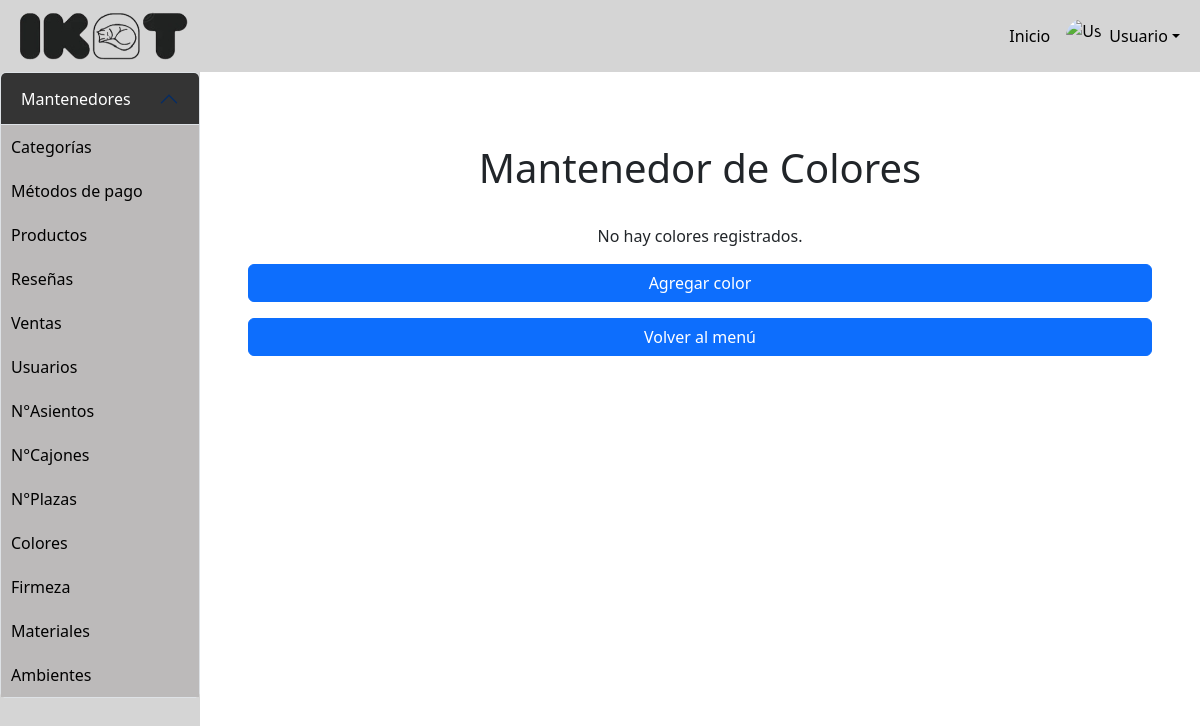
The page /mantenedores/Mantenedor_colores/mostrar_color.php on the database as committed earlier.
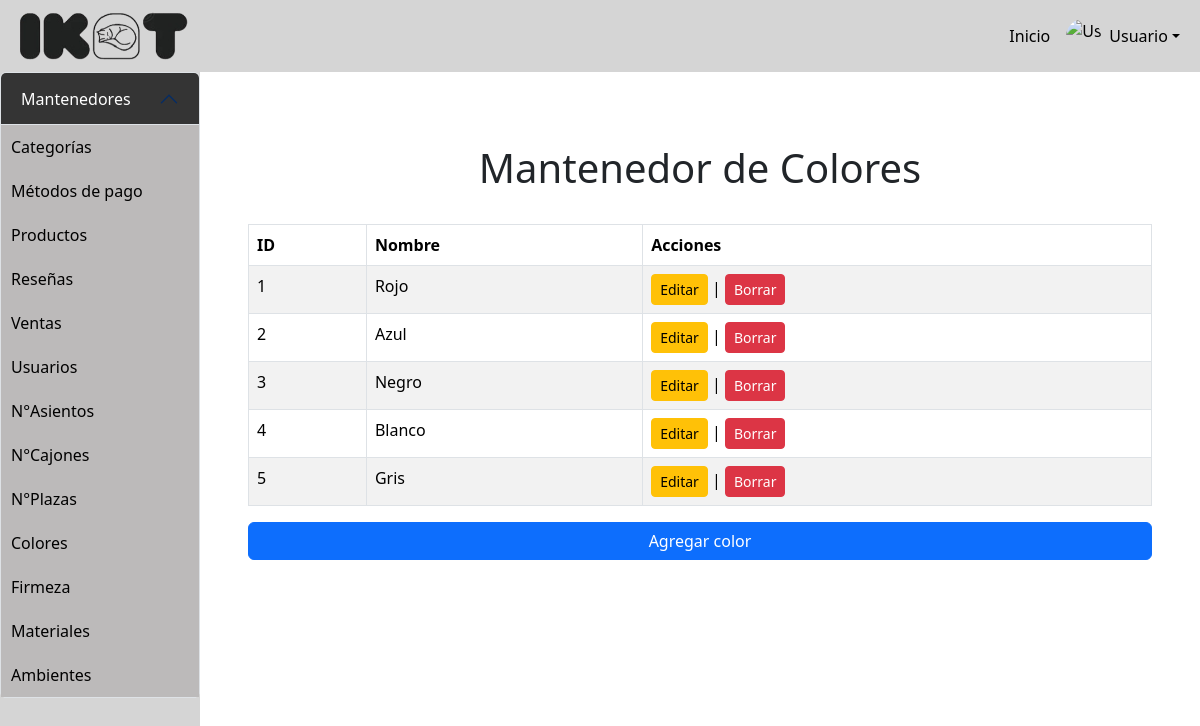
The same page on the database as committed later.
### tables this page shows
CREATE TABLE `color` (
  `id_color` int(11) NOT NULL,
  `nombre_color` varchar(50) NOT NULL,
  `codigo_hex` varchar(7) DEFAULT NULL
);

### mantenedores/Mantenedor_colores/mostrar_color.php (the view, shortened to what this page needs)
<?php
include '../conexion.php';
?>
<!DOCTYPE html>
<html lang="en">
<head>
    <link href="https://cdn.jsdelivr.net/npm/bootstrap@5.3.3/dist/css/bootstrap.min.css" rel="stylesheet">
    <link rel="stylesheet" href="../menu/styles.css">
</head>
<body>
    <nav class="navbar navbar-expand-lg">
        <div class="container-fluid">
            <img width="180px" height="auto" src="../ikat.png" alt="">
            <div class="collapse navbar-collapse" id="navbarContent">
                <ul class="navbar-nav ms-auto align-items-center">
                    <li class="nav-item">
                        <a class="nav-link" href="#">Inicio</a>
                    </li>
                    <li class="nav-item dropdown">
                        <a class="nav-link dropdown-toggle d-flex align-items-center" href="#" role="button" data-bs-toggle="dropdown" aria-expanded="false">
                            <img src="https://as2.ftcdn.net/v2/jpg/03/49/49/79/1000_F_349497933_Ly4im8BDmHLaLzgyKg2f2yZOvJjBtlw5.jpg"
                                 alt="User Image" class="user-avatar me-2">
                            Usuario
                        </a>
                    </li>
                </ul>
            </div>
        </div>
    </nav>
    <div class="d-flex">
        <div id="sidebar" class="collapse d-lg-block">
            <div class="accordion" id="accordionSidebar">
                <div class="accordion-item">
                    <h4 class="accordion-header" id="headingMantenedores">
                        <button class="accordion-button" type="button" data-bs-toggle="collapse"
                                data-bs-target="#mantenedoresLinks" aria-expanded="true" aria-controls="mantenedoresLinks">
                            Mantenedores
                        </button>
                    </h4>
                    <div id="mantenedoresLinks" class="accordion-collapse collapse show" aria-labelledby="headingMantenedores"
                         data-bs-parent="#accordionSidebar">
                        <div class="accordion-body p-0">
                            <a href="../categoria/mostrar_categoria.php" class="sidebar-link">Categorías</a>
                            <a href="../Mantenedor_metodo_pago/mostrar_metodo_pago.php" class="sidebar-link">Métodos de pago</a>
                            <a href="../Mantenedor_producto/mostrar_producto.php" class="sidebar-link">Productos</a>
                            <a href="../Mantenedor_reseña/mostrar_resenia.php" class="sidebar-link">Reseñas</a>
                            <a href="../Mantenedor_top_ventas/mostrar_top_ventas.php" class="sidebar-link">Ventas</a>
                            <a href="../Mantenedor_usuario/mostrar_usuario.php" class="sidebar-link">Usuarios</a>
                            <a href="../Mantenedor_n_asientos/mostrar_n_asientos.php" class="sidebar-link">N°Asientos</a>
                            <a href="../Mantenedor_n_cajones/mostrar_n_cajones.php" class="sidebar-link">N°Cajones</a>
                            <a href="../Mantenedor_n_plazas/mostrar_n_plazas.php" class="sidebar-link">N°Plazas</a>
                            <a href="../Mantenedor_colores/mostrar_color.php" class="sidebar-link">Colores</a>
                            <a href="../Mantenedor_firmezas/mostrar_firmeza.php" class="sidebar-link">Firmeza</a>
                            <a href="../Mantenedor_materiales/mostrar_material.php" class="sidebar-link">Materiales</a>
                            <a href="../Mantenedor_ambientes/mostrar_ambiente.php" class="sidebar-link">Ambientes</a>
                        </div>
                    </div>
                </div>
            </div>
        </div>
        <div class="content-area flex-grow-1 p-5 col-4 col-md-10">
            <h1 class="text-center p-4">Mantenedor de Colores</h1>
            <div class="table-responsive">
                <?php
                    $sql = "SELECT * FROM color";
                    $result = $conn->query($sql);
                    if ($result->num_rows > 0) {
                        echo "<table class='table table-bordered table-striped'>
                                <thead class='thead-dark'>
                                    <tr>
                                        <th>ID</th>
                                        <th>Nombre</th>
                                        <th>Acciones</th>
                                    </tr>
                                </thead>
                                <tbody>";
                        while($row = $result->fetch_assoc()) {
                            echo "<tr>
                                    <td>" . $row["id_color"] . "</td>
                                    <td>" . $row["nombre_color"] . "</td>
                                    <td>
                                        <a class='btn btn-warning btn-sm' data-bs-toggle='modal' data-bs-target='#editarColorModal" . $row["id_color"] . "'>Editar</a> |
                                        <a href='borrar_color.php?id=" . $row["id_color"] . "' class='btn btn-danger btn-sm'>Borrar</a>
                                    </td>
                                  </tr>";
                        }
                        echo "</tbody></table>";
                        echo "<a class='btn btn-primary mt-3 d-block' data-bs-toggle='modal' data-bs-target='#agregarColorModal'>Agregar color</a>";
                    } else {
                        echo "<p class='text-center'>No hay colores registrados.</p>";
                        echo "<a class='btn btn-primary mt-3 d-block' data-bs-toggle='modal' data-bs-target='#agregarColorModal'>Agregar color</a>";
                        echo "<a href='../menu/menu.html' class='btn btn-primary mt-3 d-block'>Volver al menú</a>";
                    }
                ?>
            </div>
        </div>
    </div>
</body>
</html>

### mantenedores/menu/styles.css (style rules this page uses)
.navbar { background-color: #d5d5d5; }
.nav-link { color: #000000; }
#sidebar { min-height: 100vh; width: 250px; background-color: #D5D5D5; transition: transform 0.3s ease; }
#sidebar .accordion-button { background-color: #343434; color: rgb(255, 255, 255); }
.sidebar-link { background-color: #bcbaba; color: rgb(0, 0, 0); text-decoration: none; padding: 10px; display: block; }
.user-avatar { width: 35px; height: 35px; object-fit: cover; border-radius: 50%; }

Rows that differ between the two databases and show on the page:
added color: id_color "1", nombre_color "Rojo"
added color: id_color "2", nombre_color "Azul"
added color: id_color "3", nombre_color "Negro"
added color: id_color "4", nombre_color "Blanco"
added color: id_color "5", nombre_color "Gris"
Other text that changed with them:
text no longer shown: "No hay colores registrados. Volver al menú"
text now shown: "ID Nombre Acciones"
